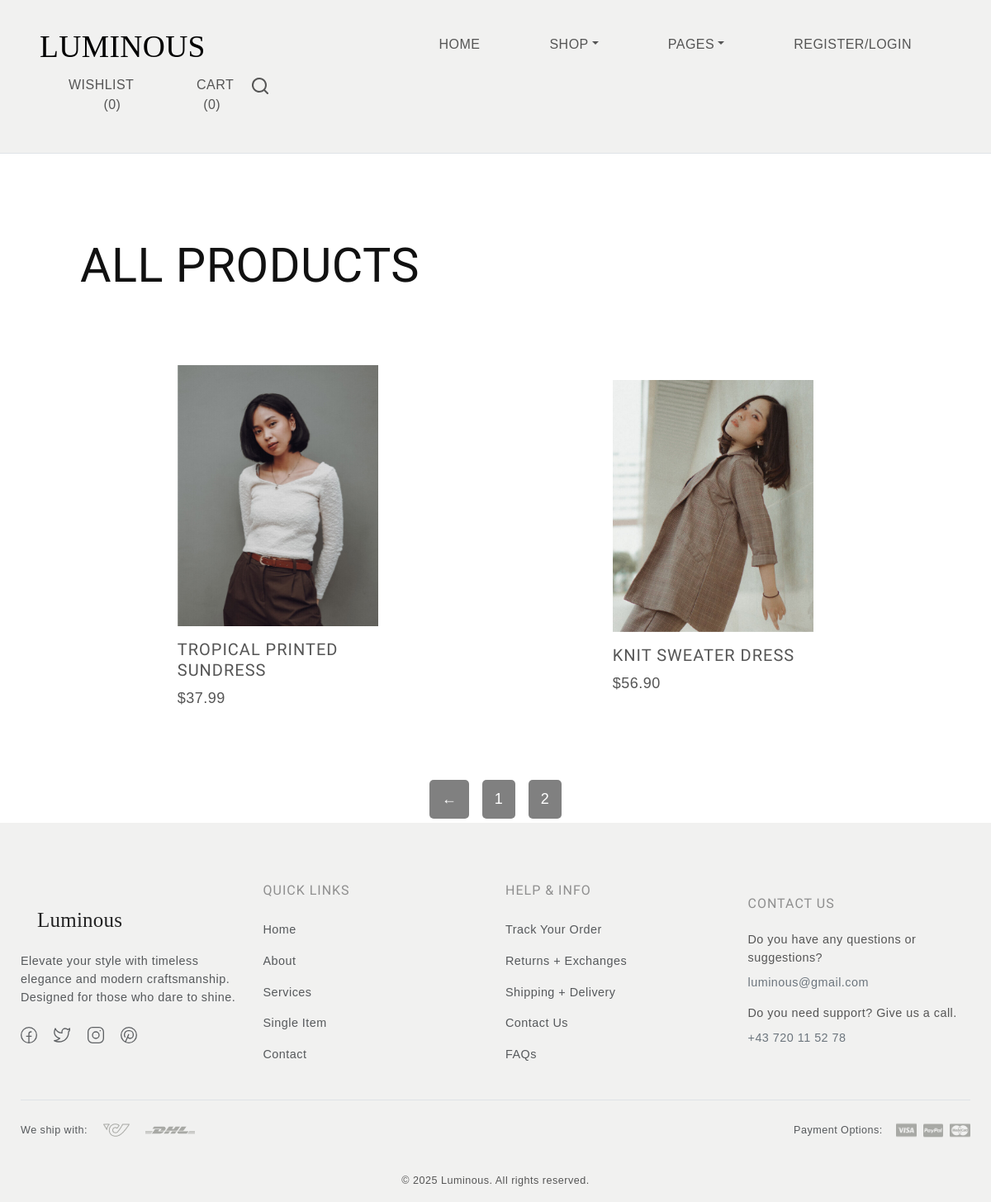
The page /product_list?page=2 on the database its author committed.
### products/models.py (models this page shows, shortened)
class Product(models.Model):
    LIVE=1
    DELETE=0
    DELETE_CHOICES=((LIVE,'Live'),(DELETE,'Delete'))
    title=models.CharField(max_length=200)
    price=models.DecimalField(max_digits=10, decimal_places=2)
    description=models.TextField()
    image=models.ImageField(upload_to='media/')
    priority=models.IntegerField(default=0)
    delete_status=models.IntegerField(choices=DELETE_CHOICES,default=LIVE)
    created_at=models.DateTimeField(auto_now_add=True)
    update_at=models.DateTimeField(auto_now=True)

### products/views.py (the view)
# urls.py: path("product_list", views.list_products,name='list_product'),
def list_products(request):
    page=1
    if request.GET:
        page=request.GET.get('page',1)
    product_list=Product.objects.order_by('priority')  # noqa: F841
    product_paginator=Paginator(product_list,8)  # noqa: F841
    product_list=product_paginator.get_page(page)
    return render(request,'products.html',{'hide_blog_and_contact':True , "products": product_list})

### products/templatetags/chunks.py (called while the page is built)
@register.filter(name='chunks')
def  chunks(list_data,chunk_size):
    chunk=[]  # noqa: F841
    i=0
    for data in list_data:
        chunk.append(data)
        i+=1
        if i==chunk_size:
            yield chunk
            chunk=[]
            i=0
    if chunk:
        yield chunk

### templates/products.html
{% extends "blank_layout.html" %}
{% block content %}
{% block product_list %}
    {% include "product_list.html" %}
{% endblock product_list %}
{% endblock content %}

### templates/product_list.html (shortened to what this page needs)
{% load static %}
{% load chunks %}
<html>
<head>
  <link rel="stylesheet" href="{% static 'css/style1.css' %}">
</head>
<body>
<div class="small-container">
    <div class="row row-2">
        <h2 class="text-uppercase">
            {% if current_collection == 'men' %}Men's Collection
            {% elif current_collection == 'women' %}Women's Collection
            {% elif current_collection == 'accessories' %}Accessories
            {% else %}All Products{% endif %}
        </h2>
    </div>
    {% for product_chunk in products|chunks:4 %}
    <div class="row">
      {% for product in product_chunk %}
        <div class="col-4">
            <div class="swiper-slide">
                <div class="product-item image-zoom-effect link-effect">
                  <div class="image-holder">
                    <a href="{% url 'detail_product' product.id %}">
                      <img src="{{ product.image.url}}" alt="{{ product.title }}" class="product-image img-fluid">
                    </a>
                    <div class="product-content">
                      <h5 class="text-uppercase fs-5 mt-3">
                        <a href="{% url 'detail_product' product.id %}">{{ product.title }}</a>
                      </h5>
                      <a href="#" class="text-decoration-none" data-after="Add to cart">
                        <span>${{ product.price }}</span>
                      </a>
                    </div>
                  </div>
                </div>
            </div>
        </div>
      {% endfor %}
    </div>
    {% endfor %}
    <div class="pagination-btn" style="text-align: center; margin-top: 20px;">
      {% if products.has_previous %}
        <a href="?page={{ products.previous_page_number }}">&#8592;</a>
      {% endif %}
      {% for page in products.paginator.page_range %}
        <a href="?page={{page}}" {% if page == products.number %}class="active"{% endif %}>{{page}}</a>
      {% endfor %}
    </div>
</div>
{% block content %}
{% include "footer_layout.html" %}
{% endblock content %}
</body>
</html>

### static/css/style.css (style rules this page uses)
body { --heading-font: "Marcellus", Roboto, sans-serif; --heading-font-weight: 400; --heading-color: #111; --heading-line-height: 1.24; --swiper-theme-color: #8C907E; --bs-body-font-family: "Jost", Roboto, sans-serif; --bs-body-font-size: 18px; --bs-body-font-weight: 400; --bs-body-line-height: 1.5; --bs-body-color: #8f8f8f; --bs-body-color-rgb: 143, 143, 143; --bs-primary: #8C907E; --bs-secondary: #6c757d; --bs-black: #111; --bs-light: #F1F1F0; --bs-dark: #212529; --bs-gray: #9aa1a7; --bs-gray-dark: #51565b; --bs-primary-rgb: 140, 144, 126; --bs-secondary-rgb: 108, 117, 125; --bs-black-rgb: 17, 17, 17; --bs-light-rgb: 241, 241, 240; --bs-dark-rgb: 33, 37, 41; --bs-link-color: #111; --bs-link-color-rgb: 17, 17, 17; --bs-link-decoration: underline; --bs-link-hover-color: #111; --bs-link-hover-color-rgb: 17, 17, 17; }
body { letter-spacing: 0.03rem; }
h1, .h1, h2, .h2, h3, .h3, h4, .h4, h5, .h5, h6, .h6 { font-family: var(--heading-font); font-weight: var(--heading-font-weight); color: var(--heading-color); line-height: var(--heading-line-height); }
h1, h2, h3 { margin: 25px 0; }
h5, h6 { letter-spacing: 1px; }
h2, .h2 { font-size: 3.6rem; }
h5, .h5 { font-size: 1.4rem; }
a { text-decoration: none; }
.image-zoom-effect { display: flex; flex-wrap: wrap; }
.image-zoom-effect .image-holder { width: 100%; height: auto; overflow: hidden; transform: scale(1); transition: transform 0.3s cubic-bezier(0.25, 0.46, 0.45, 0.94); }
.image-zoom-effect img { transform: scale(1); will-change: transform; transition: transform 0.3s cubic-bezier(0.25, 0.46, 0.45, 0.94); z-index: 0; }
.link-effect a { position: relative; padding: 0; overflow: hidden; transition: transform 0.5s; display: block; }
.link-effect a::after { content: attr(data-after); display: inline-block; transform: translateY(100%); position: absolute; left: 0; font-size: 1rem; text-align: inherit; text-transform: uppercase; transition: inherit; }
.link-effect a>span { display: inline-block; transform: translateY(0%); transition: inherit; }

### static/css/style1.css (style rules this page uses)
* { margin: 0; padding: 0; box-sizing: border-box; }
body { font-family: 'Poppins', sans-serif; }
a { text-decoration: none; color: #555; }
.row { display: flex; align-items: center; flex-wrap: wrap; justify-content: space-around; }
.small-container { max-width: 1080px; margin: auto; padding-left: 25px; padding-right: 25px; }
.col-4 { flex-basis: 25%; padding: 10px; min-width: 200px; margin-bottom: 50px; transition: transform 0.5s; }
.col-4 img { width: 100%; }
.row-2 { justify-content: space-between; margin: 100px auto 50px; }

### templates/product_list.html (style rules this page uses)
.pagination-btn a { text-decoration: none; color: white; background-color: grey; padding: 10px 15px; border-radius: 5px; margin: 5px; display: inline-block; transition: 0.3s; }

### rows shown on the page
Product: image (picture), title "TROPICAL PRINTED SUNDRESS", price "37.99"
Product: image (picture), title "KNIT SWEATER DRESS", price "56.90"

### other values the page prints
{{ page }} "1" "2"
